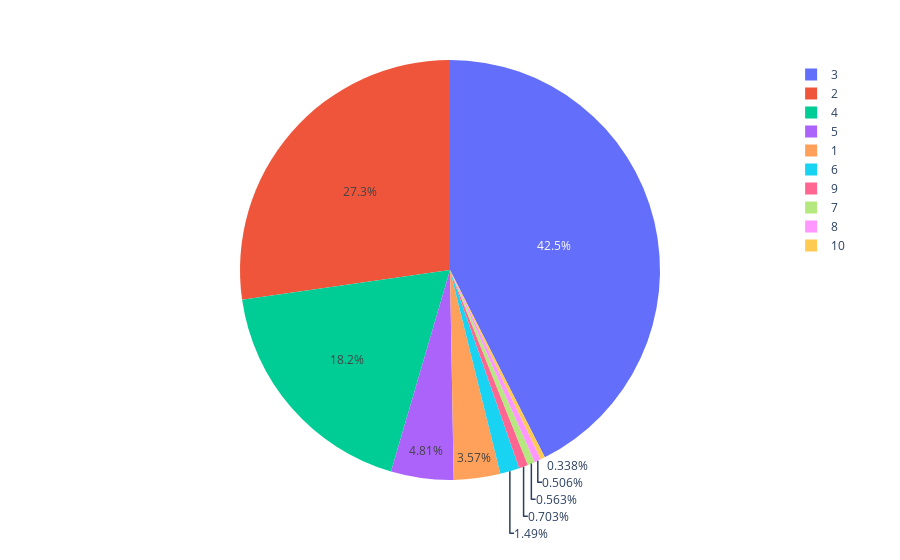

Notebook code cell kept with this figure:
### Markdown cell above
# pie chart by bedroom

### Code cell
px.pie(data_frame=data, names="bedRoom")

### Figure 1 — Plotly figure (JSON) as saved in the notebook; plotly's stock layout.template omitted (floating-point values rounded to 4 significant figures; data arrays with more than 128 entries replaced by an {"elided": "..."} marker saying what was removed)
{"data": [{"domain": {"x": [0, 1], "y": [0, 1]}, "hovertemplate": "bedRoom=%{label}<extra></extra>", "labels": {"elided": "3554 int values"}, "legendgroup": "", "name": "", "showlegend": true, "type": "pie"}], "layout": {"autosize": true, "legend": {"tracegroupgap": 0}, "margin": {"t": 60}}}
